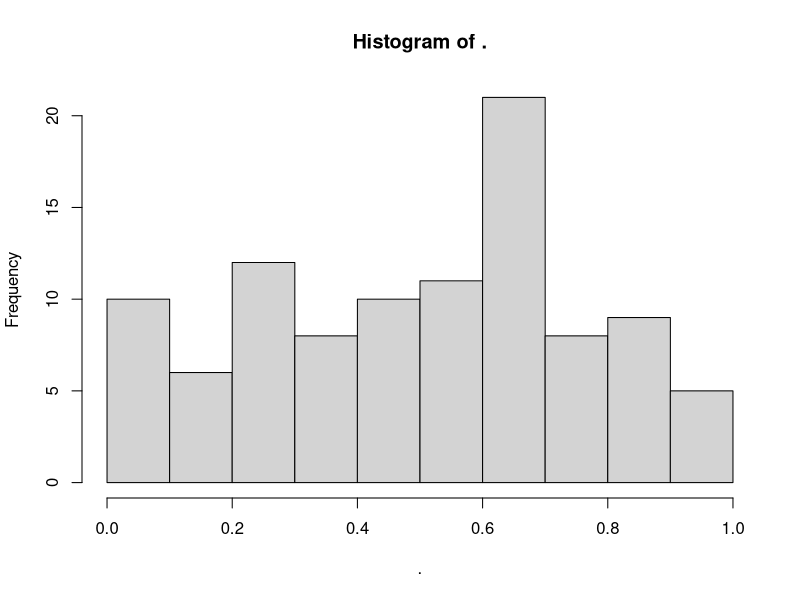

Recreate this plot in R. (Note: this script raises an error after producing the figure.)
## ---- chunk 1
knitr::opts_chunk$set(echo = TRUE)
## ---- chunk 2
library(tidyverse)
## ---- chunk 3
f <- as_mapper(~ . + 1)
f
f(1:3)
## ---- chunk 4
f <- as_mapper(2)
f
f(3:1)
## ---- chunk 5
f <- as_mapper(c("a", "b", "c"))
f
f(1:3)
f(c(a=4,b=3, c=1))
f(list(a=4,b=3,c=1))
f(list(a=list(b=list(c=23))))
## ---- chunk 6
f <- attr_getter("class")
f
f(mpg)
## ---- chunk 7
map(1:3, ~ runif(2))
## ---- chunk 8
map(1:3, runif(2))
## ---- chunk 9
as_mapper(runif(2))
## ---- chunk 10
df <- as_data_frame(matrix(rnorm(100),ncol=5))
df

map_dbl(df, sd)
## ---- chunk 11
columns <- map_lgl(mpg, is.numeric)
map_dbl(mpg[columns], sd)
## ---- chunk 12
mpg %>%
  summarize(across(.cols = where(is.numeric), sd ))
## ---- chunk 13
columns <- map_lgl(iris, is.factor)
map_dbl(iris[columns], nlevels)
## ---- chunk 14
trials <- map(1:100, ~ t.test(rpois(10, 10), rpois(7, 10)))

map_dbl(trials, "p.value") %>% 
  hist()
## ---- chunk 15
x <- list(
  list(1, c(3, 9)),
  list(c(3, 6), 7, c(4, 7, 6))
)

triple <- function(x) x * 3

map(x, ~ map(.x, .f= triple))

#map(x, map, .f = triple)
#> Error in .f(.x[[i]], ...): unused argument (function (.x, .f, ...)
#> {
#> .f <- as_mapper(.f, ...)
#> .Call(map_impl, environment(), ".x", ".f", "list")
#> })
## ---- chunk 16
formulas <- list(
  mpg ~ disp,
  mpg ~ I(1 / disp),
  mpg ~ disp + wt,
  mpg ~ I(1 / disp) + wt
)

map(formulas, lm, data=mtcars)
## ---- chunk 17
tib <- tibble(formulas = list(
  mpg ~ disp,
  mpg ~ I(1 / disp),
  mpg ~ disp + wt,
  mpg ~ I(1 / disp) + wt
))

tib <- tib %>% 
  mutate(lm = map(formulas, lm, mtcars))

tib %>% mutate(glance = map(lm, broom::glance)) %>% unnest(glance)

tib %>% mutate(tidy = map(lm, broom::tidy)) %>% unnest(tidy)

## ---- chunk 18
bootstrap <- function(df) {
  df[sample(nrow(df), replace = TRUE), , drop = FALSE]
}

bootstraps <- map(1:10, ~ bootstrap(mtcars))

map(bootstraps, ~ lm(mpg ~ disp, .x)) %>%
  map(summary) %>%
  map_dbl("r.squared")
## ---- chunk 19
mtcars
## ---- chunk 20
modify(mtcars, 1)
## ---- chunk 21
temp <- "./temp"
cyls <- split(mtcars, mtcars$cyl)
paths <- file.path(temp, paste0("cyl-", names(cyls), ".csv"))
walk2(cyls, paths, write.csv)
## ---- chunk 22
cyls <- split(mtcars, mtcars$cyl)
iwalk(cyls, ~ write.csv(.x, file.path(temp, paste0("cyl-", .y, ".csv"))))
## ---- chunk 23
trans <- list(
  disp = function(x) x * 0.0163871,
  am = function(x) factor(x, labels = c("auto", "manual"))
)

nm <- names(trans)
mtcars[nm] <- map2(trans, mtcars[nm], function(f, var) f(var))
## ---- chunk 24
mtcars[nm] <- map(nm, ~ trans[[.x]](mtcars[[.x]]))
## ---- chunk 25
temp <- "./temp"
cyls <- split(mtcars, mtcars$cyl)
paths <- file.path(temp, paste0("cyl-", names(cyls), ".csv"))
map2(cyls, paths, write.csv)
